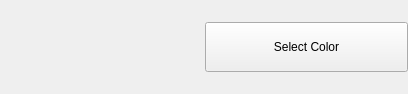
<?xml version="1.0" encoding="UTF-8"?>
<ui version="4.0">
 <class>ColorSelectWidget</class>
 <widget class="QWidget" name="ColorSelectWidget">
  <property name="geometry">
   <rect>
    <x>0</x>
    <y>0</y>
    <width>408</width>
    <height>94</height>
   </rect>
  </property>
  <property name="windowTitle">
   <string>Form</string>
  </property>
  <layout class="QHBoxLayout" name="horizontalLayout">
   <property name="spacing">
    <number>2</number>
   </property>
   <property name="leftMargin">
    <number>0</number>
   </property>
   <property name="topMargin">
    <number>0</number>
   </property>
   <property name="rightMargin">
    <number>0</number>
   </property>
   <property name="bottomMargin">
    <number>0</number>
   </property>
   <item>
    <widget class="QLabel" name="colorLabel">
     <property name="text">
      <string/>
     </property>
    </widget>
   </item>
   <item>
    <widget class="QPushButton" name="btn_select">
     <property name="minimumSize">
      <size>
       <width>0</width>
       <height>50</height>
      </size>
     </property>
     <property name="text">
      <string>Select Color</string>
     </property>
    </widget>
   </item>
  </layout>
 </widget>
 <resources/>
 <connections/>
</ui>
